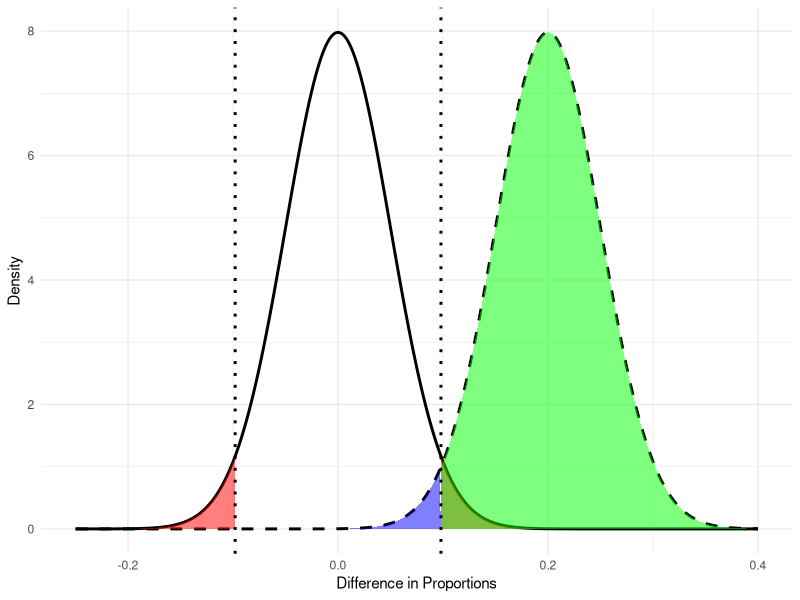

This chart was generated by the following R code:
## ---- chunk 1
#| echo: false
#| message: false
#| warning: false
library(ggplot2)

# Parameters
null_mean <- 0
alternative_mean <- 0.20
se <- 0.05
alpha <- 0.05

# Critical values
critical_left <- qnorm(alpha / 2, mean = null_mean, sd = se)
critical_right <- qnorm(1 - alpha / 2, mean = null_mean, sd = se)

# Create data
x <- seq(-0.25, 0.40, length.out = 1000)

data <- data.frame(
  x = x,
  null = dnorm(x, mean = null_mean, sd = se),
  alternative = dnorm(x, mean = alternative_mean, sd = se)
)

ggplot(data, aes(x = x)) +
  
  # Null distribution
  geom_line(aes(y = null), linewidth = 1) +
  
  # Alternative distribution
  geom_line(aes(y = alternative), 
            linewidth = 1, linetype = "dashed") +
  
  # Type I error - left tail
  geom_area(
    data = subset(data, x <= critical_left),
    aes(y = null),
    fill = "red",
    alpha = 0.5
  ) +
  
  # Type I error - right tail
  geom_area(
    data = subset(data, x >= critical_right),
    aes(y = null),
    fill = "red",
    alpha = 0.5
  ) +
  
  # Type II error
  geom_area(
    data = subset(data, x >= critical_left & x <= critical_right),
    aes(y = alternative),
    fill = "blue",
    alpha = 0.5
  ) +
  
  # Power - right rejection region
  geom_area(
    data = subset(data, x >= critical_right),
    aes(y = alternative),
    fill = "green",
    alpha = 0.5
  ) +
  
  # Critical values
  geom_vline(
    xintercept = c(critical_left, critical_right),
    linetype = "dotted",
    linewidth = 1
  ) +
  
  labs(
    x = "Difference in Proportions",
    y = "Density"
  ) +
  
  theme_minimal()
